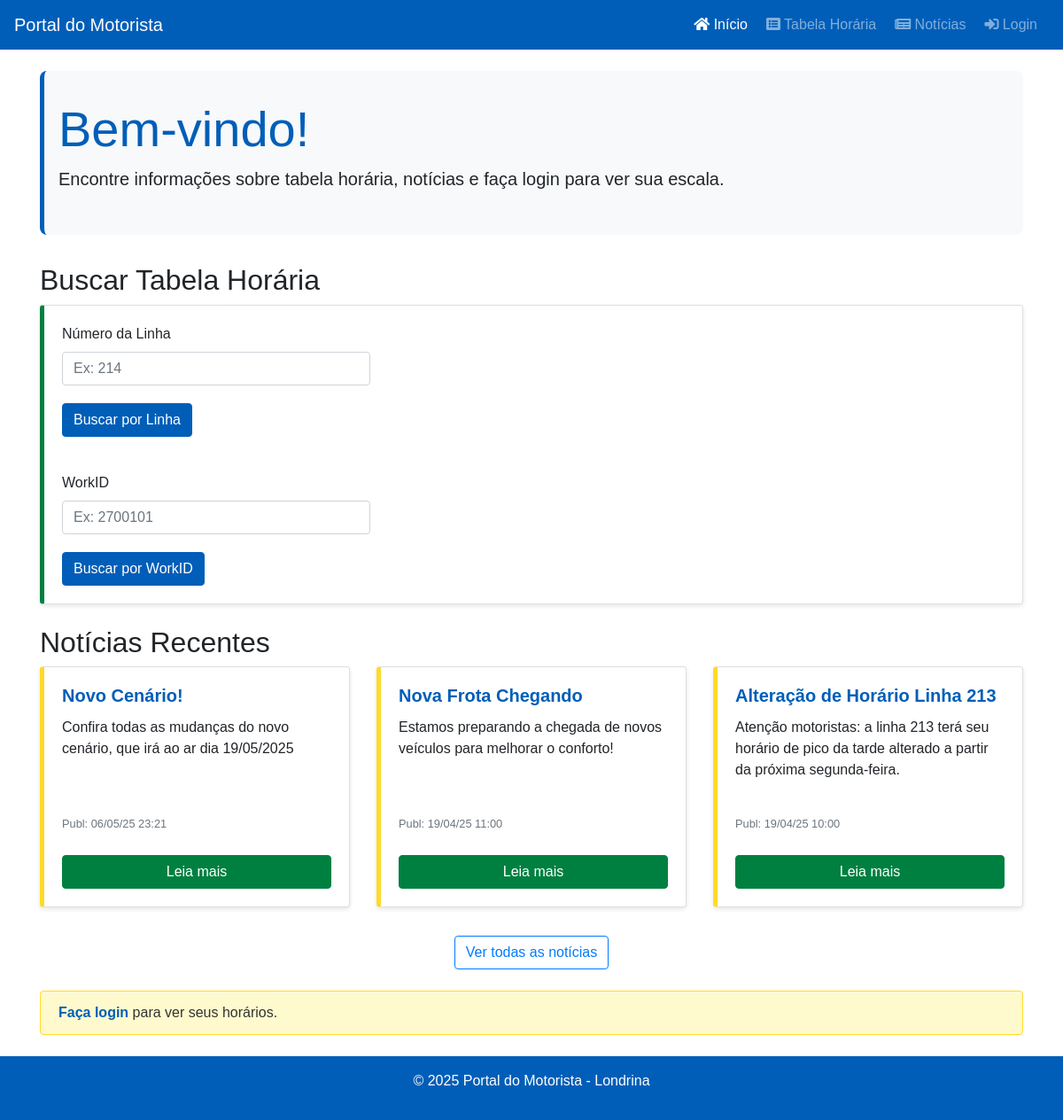
The page / on the database its author committed.
### tables this page shows
CREATE TABLE `noticias` (
  `id` int(11) NOT NULL,
  `titulo` varchar(255) NOT NULL,
  `resumo` text DEFAULT NULL,
  `conteudo_completo` longtext DEFAULT NULL,
  `data_publicacao` datetime NOT NULL,
  `imagem_destaque` varchar(255) DEFAULT NULL,
  `status` enum('publicada','rascunho','arquivada') NOT NULL DEFAULT 'rascunho',
  `data_modificacao` timestamp NULL DEFAULT NULL ON UPDATE current_timestamp() COMMENT 'Data da última modificação da notícia'
);

### index.php (the view, shortened to what this page needs)
<?php
require_once 'header.php';
?>
    <main class="container mt-4">
        <section id="boas-vindas">
             <div class="jumbotron"> <h1 class="display-4"> Bem-vindo<?php if ($usuario_logado) echo ', ' . htmlspecialchars(explode(' ', $nome_usuario)[0]); ?>! </h1> <p class="lead"> <?php if ($usuario_logado): ?> Acesse suas informações e horários. Utilize o menu acima. <?php else: ?> Encontre informações sobre tabela horária, notícias e faça login para ver sua escala. <?php endif; ?> </p> </div>
        </section>
        <section id="busca-rapida" class="mb-4">
            <h2>Buscar Tabela Horária</h2>
            <div class="card">
                <div class="card-body"> <form id="form-busca-linha" novalidate> <div class="form-row"> <div class="form-group col-md-4"> <label for="numeroLinha">Número da Linha</label> <input type="text" inputmode="numeric" pattern="\d{3}" maxlength="3" class="form-control" id="numeroLinha" placeholder="Ex: 214" required> <div id="linha-error-msg" class="text-danger small mt-1"></div> </div> </div> <button type="submit" class="btn btn-primary">Buscar por Linha</button> </form> </div>
                <div class="card-body"> <form id="form-busca-workid" novalidate> <div class="form-row"> <div class="form-group col-md-4"> <label for="workid">WorkID</label> <input type="text" inputmode="numeric" pattern="\d{7,8}" maxlength="8" class="form-control" id="workid" placeholder="Ex: 2700101" required> <div id="workid-error-msg" class="text-danger small mt-1"></div> </div> </div> <button type="submit" class="btn btn-primary">Buscar por WorkID</button> </form> </div>
            </div>
        </section>
        <section id="noticias" class="mb-4">
             <h2>Notícias Recentes</h2>
             <div class="row">
                 <?php if ($pdo): try { $sql_noticias = "SELECT id, titulo, resumo, data_publicacao FROM noticias WHERE status = 'publicada' ORDER BY data_publicacao DESC LIMIT 3"; $stmt_noticias = $pdo->query($sql_noticias); if ($stmt_noticias->rowCount() > 0) { while ($noticia = $stmt_noticias->fetch(PDO::FETCH_ASSOC)) { ?> <div class="col-md-4 mb-3"> <div class="card h-100"> <div class="card-body d-flex flex-column"> <h5 class="card-title"><?php echo htmlspecialchars($noticia['titulo']); ?></h5> <p class="card-text"><?php echo htmlspecialchars($noticia['resumo']); ?></p> <p class="card-text mt-auto"> <small class="text-muted">Publ: <?php $data = new DateTime($noticia['data_publicacao']); echo $data->format('d/m/y H:i'); ?></small></p> <a href="ver_noticia.php?id=<?php echo $noticia['id']; ?>" class="btn btn-secondary mt-2">Leia mais</a> </div> </div> </div> <?php } } else { echo "<div class='col-12'><p class='text-info'>Nenhuma notícia recente.</p></div>"; } } catch (PDOException $e) { error_log("Erro Notícias: " . $e->getMessage()); echo "<div class='col-12'><p class='text-danger'>Erro ao carregar notícias.</p></div>"; } else: echo "<div class='col-12'><p class='text-warning'>Notícias indisponíveis.</p></div>"; endif; ?>
             </div>
             <div class="text-center mt-3"> <a href="todas_noticias.php" class="btn btn-outline-primary">Ver todas as notícias</a> </div>
         </section>
        <section id="prompt-login" class="mb-4" <?php if ($usuario_logado) echo 'style="display: none;"'; ?>>
            <div class="alert alert-info" role="alert">
                 <a href="#" data-toggle="modal" data-target="#loginModal">Faça login</a> para ver seus horários.
            </div>
        </section>
    </main>
<?php
require_once 'footer.php';
?>

### style.css (style rules this page uses)
:root { --cmtu-azul: #005EB8; --cmtu-amarelo: #FFDA29; --cmtu-verde: #008040; --cmtu-vermelho: #E60012; }
body { font-family: sans-serif; }
.btn-primary { background-color: var(--cmtu-azul); border-color: var(--cmtu-azul); color: #ffffff; transition: background-color 0.2s ease-in-out, border-color 0.2s ease-in-out; }
.btn-secondary { background-color: var(--cmtu-verde); border-color: var(--cmtu-verde); color: #ffffff; transition: background-color 0.2s ease-in-out, border-color 0.2s ease-in-out; }
#boas-vindas .jumbotron { background-color: #f8f9fa; padding: 2rem 1rem; border-radius: 0.5rem; border-left: 5px solid var(--cmtu-azul); margin-bottom: 2rem; }
#boas-vindas .jumbotron h1 { color: var(--cmtu-azul); }
#busca-rapida .card { border-left: 5px solid var(--cmtu-verde); box-shadow: 0 2px 5px rgba(0,0,0,0.1); }
#noticias .card { margin-bottom: 20px; border-left: 5px solid var(--cmtu-amarelo); box-shadow: 0 2px 5px rgba(0,0,0,0.1); transition: transform 0.2s ease-in-out; }
#noticias .card .card-title { color: var(--cmtu-azul); font-weight: bold; }
#prompt-login .alert-info { background-color: #fffacd; border-color: var(--cmtu-amarelo); color: #333; }
#prompt-login .alert-info a { color: var(--cmtu-azul); font-weight: bold; }

### rows shown on the page
noticias: titulo "Novo Cenário!", resumo "Confira todas as mudanças do novo cenário, que irá ao ar dia 19/05/2025", data_publicacao "06/05/25 23:21"
noticias: titulo "Nova Frota Chegando", resumo "Estamos preparando a chegada de novos veículos para melhorar o conforto!", data_publicacao "19/04/25 11:00"
noticias: titulo "Alteração de Horário Linha 213", resumo "Atenção motoristas: a linha 213 terá seu horário de pico da tarde alterado a partir da próxima segunda-feira.", data_publicacao "19/04/25 10:00"
